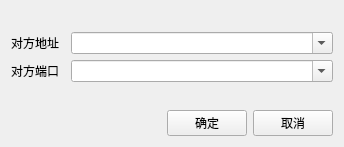
<?xml version="1.0" encoding="UTF-8"?>
<ui version="4.0">
 <class>CreateTcpClientForm</class>
 <widget class="QWidget" name="CreateTcpClientForm">
  <property name="geometry">
   <rect>
    <x>0</x>
    <y>0</y>
    <width>344</width>
    <height>147</height>
   </rect>
  </property>
  <property name="windowTitle">
   <string>创建TCP客户端</string>
  </property>
  <layout class="QGridLayout" name="gridLayout">
   <item row="0" column="1">
    <spacer name="verticalSpacer_2">
     <property name="orientation">
      <enum>Qt::Vertical</enum>
     </property>
     <property name="sizeHint" stdset="0">
      <size>
       <width>20</width>
       <height>29</height>
      </size>
     </property>
    </spacer>
   </item>
   <item row="1" column="0" colspan="2">
    <layout class="QHBoxLayout" name="horizontalLayout_3">
     <item>
      <widget class="QLabel" name="label_2">
       <property name="maximumSize">
        <size>
         <width>54</width>
         <height>16777215</height>
        </size>
       </property>
       <property name="text">
        <string>对方地址</string>
       </property>
      </widget>
     </item>
     <item>
      <widget class="QComboBox" name="ipCmbBox">
       <property name="editable">
        <bool>true</bool>
       </property>
      </widget>
     </item>
    </layout>
   </item>
   <item row="2" column="0" colspan="2">
    <layout class="QHBoxLayout" name="horizontalLayout">
     <item>
      <widget class="QLabel" name="label">
       <property name="maximumSize">
        <size>
         <width>54</width>
         <height>16777215</height>
        </size>
       </property>
       <property name="text">
        <string>对方端口</string>
       </property>
      </widget>
     </item>
     <item>
      <widget class="QComboBox" name="portCmbBox">
       <property name="editable">
        <bool>true</bool>
       </property>
      </widget>
     </item>
    </layout>
   </item>
   <item row="3" column="0">
    <spacer name="verticalSpacer">
     <property name="orientation">
      <enum>Qt::Vertical</enum>
     </property>
     <property name="sizeHint" stdset="0">
      <size>
       <width>20</width>
       <height>29</height>
      </size>
     </property>
    </spacer>
   </item>
   <item row="4" column="0" colspan="2">
    <layout class="QHBoxLayout" name="horizontalLayout_2">
     <item>
      <spacer name="horizontalSpacer">
       <property name="orientation">
        <enum>Qt::Horizontal</enum>
       </property>
       <property name="sizeHint" stdset="0">
        <size>
         <width>68</width>
         <height>20</height>
        </size>
       </property>
      </spacer>
     </item>
     <item>
      <widget class="QPushButton" name="okBtn">
       <property name="text">
        <string>确定</string>
       </property>
      </widget>
     </item>
     <item>
      <widget class="QPushButton" name="cancelBtn">
       <property name="text">
        <string>取消</string>
       </property>
      </widget>
     </item>
    </layout>
   </item>
  </layout>
 </widget>
 <resources/>
 <connections/>
</ui>
